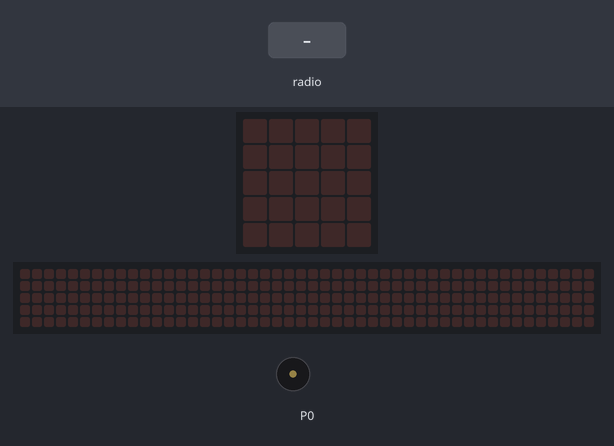
A program run on a simulated BBC micro:bit running MicroPython. On the bench: the board's 5×5 LED display, a strip that is not on the board, showing the scrolling text unrolled, buzzer (waves = sounding). The test bench sets the inputs (shaded band). The 48×5 strip is a reading aid, not a part: it shows the text the display is scrolling, unrolled, one strip-width of it at a time.

Above: at 1.2 s.
1.3 s: radio message "1" arrives
At 8.9 s:
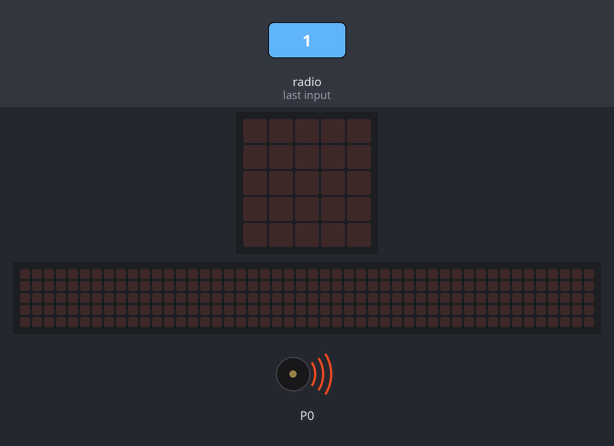
At 17.37 s:
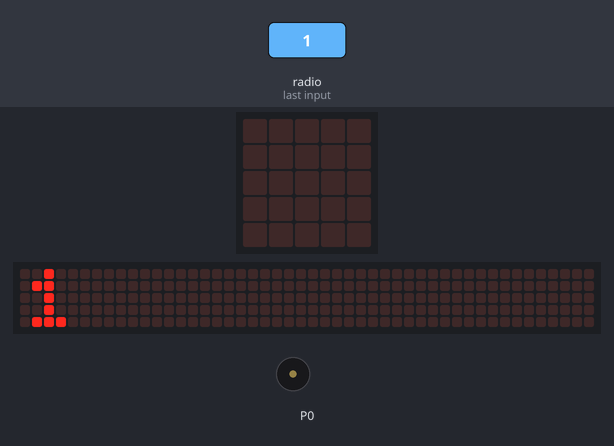
Timing chart, 0 to 18.9 s (numbered marks = the images above; inputs shaded):
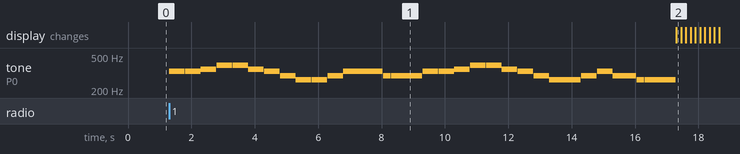

Measured:
- after the input at 1.3 s, tone on P0: plays 330 Hz for 0.49 s, 330 Hz for 0.49 s, 349 Hz for 0.49 s, 392 Hz for 0.49 s, 392 Hz for 0.49 s, 349 Hz for 0.49 s … (30 notes in this stretch), starting at once

The program:

microbit_radio_receiver_program_-main__1_.py
```python
from microbit import *
import music
import radio
radio.on()
while True:
    message=radio.receive()
    if message is not None:
        if message:
            music.play(music.ODE)
            display.scroll(message)
            
```
